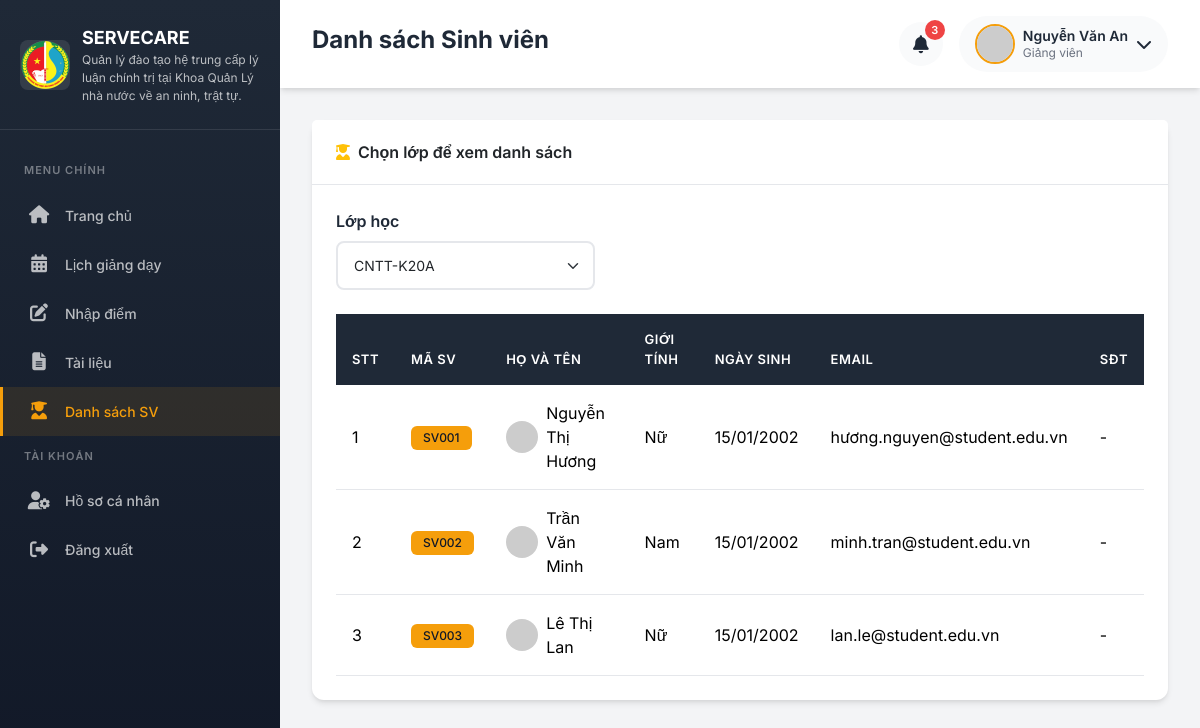
/lecturer/students?class_id=1 (signed in), run on the app's committed database.
### app/models.py (models this page shows, shortened)
class User(UserMixin, db.Model):
    __tablename__ = 'users'
    id = db.Column(db.Integer, primary_key=True)
    username = db.Column(db.String(64), unique=True, nullable=False, index=True)
    email = db.Column(db.String(120), unique=True, nullable=False, index=True)
    password_hash = db.Column(db.String(256), nullable=False)
    role = db.Column(db.String(20), nullable=False, default='student')  # admin, lecturer, student
    avatar = db.Column(db.String(200), default='default_avatar.png')
    is_active = db.Column(db.Boolean, default=True)
    created_at = db.Column(db.DateTime, default=datetime.utcnow)
    updated_at = db.Column(db.DateTime, default=datetime.utcnow, onupdate=datetime.utcnow)
    student = db.relationship('Student', backref='user', uselist=False, lazy=True)
    lecturer = db.relationship('Lecturer', backref='user', uselist=False, lazy=True)
    def is_admin(self):
        return self.role == 'admin'
    def is_lecturer(self):
        return self.role == 'lecturer'
    def get_display_name(self):
        if self.role == 'student' and self.student:
            return self.student.full_name
        elif self.role == 'lecturer' and self.lecturer:
            return self.lecturer.full_name
        return self.username

class Lecturer(db.Model):
    __tablename__ = 'lecturers'
    id = db.Column(db.Integer, primary_key=True)
    user_id = db.Column(db.Integer, db.ForeignKey('users.id'), nullable=False)
    lecturer_code = db.Column(db.String(20), unique=True, nullable=False)
    full_name = db.Column(db.String(100), nullable=False)
    department = db.Column(db.String(100))  # Khoa/Bộ môn
    expertise = db.Column(db.String(200))   # Chuyên môn
    phone = db.Column(db.String(15))
    degree = db.Column(db.String(50))  # Học vị: ThS, TS, PGS, GS
    created_at = db.Column(db.DateTime, default=datetime.utcnow)
    advised_classes = db.relationship('Classroom', backref='advisor', lazy='dynamic',
                                       foreign_keys='Classroom.advisor_id')
    schedules = db.relationship('Schedule', backref='lecturer', lazy='dynamic')
    materials = db.relationship('Material', backref='uploader', lazy='dynamic')
    evaluations = db.relationship('Evaluation', backref='lecturer', lazy='dynamic')

class Student(db.Model):
    __tablename__ = 'students'
    id = db.Column(db.Integer, primary_key=True)
    user_id = db.Column(db.Integer, db.ForeignKey('users.id'), nullable=False)
    student_code = db.Column(db.String(20), unique=True, nullable=False)
    full_name = db.Column(db.String(100), nullable=False)
    dob = db.Column(db.Date)  # Ngày sinh
    gender = db.Column(db.String(10))  # Nam/Nữ
    phone = db.Column(db.String(15))
    address = db.Column(db.String(200))
    class_id = db.Column(db.Integer, db.ForeignKey('classrooms.id'))
    major_id = db.Column(db.Integer, db.ForeignKey('majors.id'))
    enrollment_year = db.Column(db.Integer)  # Năm nhập học
    created_at = db.Column(db.DateTime, default=datetime.utcnow)
    grades = db.relationship('Grade', backref='student', lazy='dynamic')
    evaluations = db.relationship('Evaluation', backref='student', lazy='dynamic')

### app/routes/lecturer.py (the view)
@lecturer_bp.route('/students')
@login_required
@lecturer_required
def students():
    lecturer = current_user.lecturer
    schedules = Schedule.query.filter_by(lecturer_id=lecturer.id).all() if lecturer else []
    classrooms = list(set([s.classroom for s in schedules]))
    selected_class = request.args.get('class_id', type=int)
    students = []
    if selected_class:
        students = Student.query.filter_by(class_id=selected_class).all()
    return render_template('lecturer/students.html',
                           classrooms=classrooms,
                           students=students,
                           selected_class=selected_class)

### app/templates/lecturer/students.html (shortened to what this page needs)
{% extends "base.html" %}
{% block page_title %}Danh sách Sinh viên{% endblock %}
{% block content %}
<div class="card fade-in">
    <div class="card-header">
        <i class="fas fa-user-graduate me-2 text-warning"></i>Chọn lớp để xem danh sách
    </div>
    <div class="card-body">
        <form method="GET" class="mb-4">
            <div class="row g-3 align-items-end">
                <div class="col-md-4">
                    <label class="form-label">Lớp học</label>
                    <select name="class_id" class="form-select" onchange="this.form.submit()">
                        {% for c in classrooms %}
                        <option value="{{ c.id }}" {% if selected_class == c.id %}selected{% endif %}>
                            {{ c.name }}
                        </option>
                        {% endfor %}
                    </select>
                </div>
            </div>
        </form>
        {% if selected_class and students %}
        <div class="table-responsive">
            <table class="table mb-0">
                <thead>
                    <tr>
                        <th>STT</th>
                        <th>Mã SV</th>
                        <th>Họ và tên</th>
                        <th>Giới tính</th>
                        <th>Ngày sinh</th>
                        <th>Email</th>
                        <th>SĐT</th>
                    </tr>
                </thead>
                <tbody>
                    {% for student in students %}
                    <tr>
                        <td>{{ loop.index }}</td>
                        <td><span class="badge badge-primary">{{ student.student_code }}</span></td>
                        <td>
                            <div class="d-flex align-items-center">
                                <img src="https://ui-avatars.com/api/?name={{ student.full_name }}&background=F59E0B&color=1F2937&size=32"
                                     class="rounded-circle me-2" width="32" height="32">
                                {{ student.full_name }}
                            </div>
                        </td>
                        <td>{{ student.gender or '-' }}</td>
                        <td>{{ student.dob.strftime('%d/%m/%Y') if student.dob else '-' }}</td>
                        <td>{{ student.user.email if student.user else '-' }}</td>
                        <td>{{ student.phone or '-' }}</td>
                    </tr>
                    {% endfor %}
                </tbody>
            </table>
        </div>
        {% elif selected_class %}
        <div class="text-center py-4 text-muted">
            <i class="fas fa-users fa-3x mb-3 opacity-50"></i>
            <p>Lớp này chưa có sinh viên</p>
        </div>
        {% else %}
        <div class="text-center py-4 text-muted">
            <i class="fas fa-hand-pointer fa-3x mb-3 opacity-50"></i>
            <p>Vui lòng chọn lớp để xem danh sách sinh viên</p>
        </div>
        {% endif %}
    </div>
</div>
{% endblock %}

### app/templates/base.html (shortened to what this page needs)
<!DOCTYPE html>
<html lang="vi">
<head>
    <link href="https://cdn.jsdelivr.net/npm/bootstrap@5.3.2/dist/css/bootstrap.min.css" rel="stylesheet">
    <link href="https://cdnjs.cloudflare.com/ajax/libs/font-awesome/6.5.1/css/all.min.css" rel="stylesheet">
</head>
<body>
    {% if current_user.is_authenticated %}
    <aside class="sidebar">
        <div class="sidebar-header">
            <a href="{{ url_for('main.index') }}" class="sidebar-brand">
                <img src="{{ url_for('static', filename='images/logo.png') }}" alt="Logo" class="sidebar-logo">
                <div class="sidebar-brand-text">
                    {{ app_short_name }}
                    <small>Quản lý đào tạo hệ trung cấp lý luận chính trị tại Khoa Quản Lý nhà nước về an ninh, trật tự.
</small>
                </div>
            </a>
        </div>
        <nav class="sidebar-menu">
            <div class="menu-label">Menu chính</div>
            {% if current_user.is_admin() %}
            <a href="{{ url_for('admin.dashboard') }}" class="menu-item {% if request.endpoint == 'admin.dashboard' %}active{% endif %}">
                <i class="fas fa-chart-pie"></i>
                <span>Dashboard</span>
            </a>
            <a href="{{ url_for('admin.students') }}" class="menu-item {% if 'student' in request.endpoint %}active{% endif %}">
                <i class="fas fa-user-graduate"></i>
                <span>Quản lý Sinh viên</span>
            </a>
            <a href="{{ url_for('admin.lecturers') }}" class="menu-item {% if 'lecturer' in request.endpoint %}active{% endif %}">
                <i class="fas fa-chalkboard-teacher"></i>
                <span>Quản lý Giảng viên</span>
            </a>
            <a href="{{ url_for('admin.majors') }}" class="menu-item {% if 'major' in request.endpoint %}active{% endif %}">
                <i class="fas fa-book-open"></i>
                <span>Quản lý Ngành học</span>
            </a>
            <a href="{{ url_for('admin.classrooms') }}" class="menu-item {% if 'classroom' in request.endpoint %}active{% endif %}">
                <i class="fas fa-users"></i>
                <span>Quản lý Lớp học</span>
            </a>
            <a href="{{ url_for('admin.subjects') }}" class="menu-item {% if 'subject' in request.endpoint %}active{% endif %}">
                <i class="fas fa-book"></i>
                <span>Quản lý Môn học</span>
            </a>
            <a href="{{ url_for('admin.schedules') }}" class="menu-item {% if 'schedule' in request.endpoint %}active{% endif %}">
                <i class="fas fa-calendar-alt"></i>
                <span>Quản lý Lịch học</span>
            </a>
            {% elif current_user.is_lecturer() %}
            <a href="{{ url_for('lecturer.dashboard') }}" class="menu-item {% if request.endpoint == 'lecturer.dashboard' %}active{% endif %}">
                <i class="fas fa-home"></i>
                <span>Trang chủ</span>
            </a>
            <a href="{{ url_for('lecturer.schedule') }}" class="menu-item {% if 'schedule' in request.endpoint %}active{% endif %}">
                <i class="fas fa-calendar-alt"></i>
                <span>Lịch giảng dạy</span>
            </a>
            <a href="{{ url_for('lecturer.grades') }}" class="menu-item {% if 'grade' in request.endpoint %}active{% endif %}">
                <i class="fas fa-edit"></i>
                <span>Nhập điểm</span>
            </a>
            <a href="{{ url_for('lecturer.materials') }}" class="menu-item {% if 'material' in request.endpoint %}active{% endif %}">
                <i class="fas fa-file-alt"></i>
                <span>Tài liệu</span>
            </a>
            <a href="{{ url_for('lecturer.students') }}" class="menu-item {% if 'student' in request.endpoint %}active{% endif %}">
                <i class="fas fa-user-graduate"></i>
                <span>Danh sách SV</span>
            </a>
            {% endif %}
            <div class="menu-label">Tài khoản</div>
            <a href="{{ url_for('auth.profile') }}" class="menu-item">
                <i class="fas fa-user-cog"></i>
                <span>Hồ sơ cá nhân</span>
            </a>
            <a href="{{ url_for('auth.logout') }}" class="menu-item">
                <i class="fas fa-sign-out-alt"></i>
                <span>Đăng xuất</span>
            </a>
        </nav>
    </aside>
    <main class="main-content">
        <header class="top-navbar">
            <h1 class="page-title">{% block page_title %}Dashboard{% endblock %}</h1>
            <div class="navbar-actions">
                <button class="notification-btn">
                    <i class="fas fa-bell"></i>
                    <span class="notification-badge">3</span>
                </button>
                <div class="user-dropdown dropdown">
                    <div class="d-flex align-items-center" data-bs-toggle="dropdown">
                        <img src="{{ url_for('static', filename='uploads/avatars/' ~ (current_user.avatar or 'default_avatar.png')) }}"
                             alt="Avatar" class="user-avatar"
                             onerror="this.src='https://ui-avatars.com/api/?name={{ current_user.get_display_name() }}&background=F59E0B&color=1F2937'">
                        <div class="user-info ms-2">
                            <div class="user-name">{{ current_user.get_display_name() }}</div>
                            <div class="user-role">
                                {% if current_user.is_admin() %}Quản trị viên
                                {% elif current_user.is_lecturer() %}Giảng viên
                                {% else %}Sinh viên{% endif %}
                            </div>
                        </div>
                        <i class="fas fa-chevron-down ms-2"></i>
                    </div>
                </div>
            </div>
        </header>
        <div class="page-content">
            {% block content %}{% endblock %}
        </div>
    </main>
    {% else %}
    {% block auth_content %}{% endblock %}
    {% endif %}
</body>
</html>

### data on the page
User: get_display_name "Nguyễn Văn An"
Student: student_code "SV001", full_name "Nguyễn Thị Hương", gender "Nữ", dob "15/01/2002", user "hương.nguyen@student.edu.vn", phone "-"
Student: student_code "SV002", full_name "Trần Văn Minh", gender "Nam", dob "15/01/2002", user "minh.tran@student.edu.vn", phone "-"
Student: student_code "SV003", full_name "Lê Thị Lan", gender "Nữ", dob "15/01/2002", user "lan.le@student.edu.vn", phone "-"

### other printed values
{{ app_short_name }} "SERVECARE"
form field class_id "CNTT-K20A"
